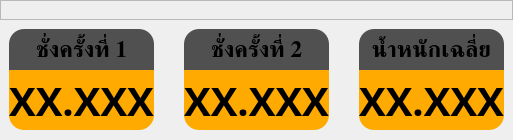
         <widget class="QWidget" name="weighing_page">
          <layout class="QVBoxLayout" name="verticalLayout_11">
           <property name="spacing">
            <number>0</number>
           </property>
           <property name="leftMargin">
            <number>0</number>
           </property>
           <property name="topMargin">
            <number>0</number>
           </property>
           <property name="rightMargin">
            <number>0</number>
           </property>
           <property name="bottomMargin">
            <number>0</number>
           </property>
           <item>
            <widget class="QFrame" name="frame">
             <property name="frameShape">
              <enum>QFrame::StyledPanel</enum>
             </property>
             <property name="frameShadow">
              <enum>QFrame::Raised</enum>
             </property>
             <layout class="QVBoxLayout" name="verticalLayout_37">
              <item>
               <widget class="QFrame" name="frame_10">
                <property name="styleSheet">
                 <string notr="true">QFrame {
	border: solid;
	border-width: 1px;
	border-color: rgb(100, 100, 100);
	border-radius: 15px;
	margin: 10px;
}

QLabel {
	color: rgb(60, 60, 60);
	border: none;
	margin: 0;
}</string>
                </property>
                <property name="frameShape">
                 <enum>QFrame::StyledPanel</enum>
                </property>
                <property name="frameShadow">
                 <enum>QFrame::Raised</enum>
                </property>
                <widget class="QLabel" name="Productname_Label">
                 <property name="geometry">
                  <rect>
                   <x>30</x>
                   <y>40</y>
                   <width>51</width>
                   <height>31</height>
                  </rect>
                 </property>
                 <property name="font">
                  <font>
                   <family>Kanit</family>
                   <pointsize>14</pointsize>
                  </font>
                 </property>
                 <property name="text">
                  <string>ชื่อยา</string>
                 </property>
                </widget>
                <widget class="QLabel" name="Productname">
                 <property name="geometry">
                  <rect>
                   <x>80</x>
                   <y>40</y>
                   <width>221</width>
                   <height>31</height>
                  </rect>
                 </property>
                 <property name="font">
                  <font>
                   <family>Kanit</family>
                   <pointsize>14</pointsize>
                  </font>
                 </property>
                 <property name="text">
                  <string>XXXXXXXXXX</string>
                 </property>
                </widget>
                <widget class="QLabel" name="Lot">
                 <property name="geometry">
                  <rect>
                   <x>110</x>
                   <y>70</y>
                   <width>131</width>
                   <height>31</height>
                  </rect>
                 </property>
                 <property name="font">
                  <font>
                   <family>Kanit</family>
                   <pointsize>14</pointsize>
                  </font>
                 </property>
                 <property name="text">
                  <string>XXXXXXX</string>
                 </property>
                </widget>
                <widget class="QLabel" name="Lot_Label">
                 <property name="geometry">
                  <rect>
                   <x>30</x>
                   <y>70</y>
                   <width>81</width>
                   <height>31</height>
                  </rect>
                 </property>
                 <property name="font">
                  <font>
                   <family>Kanit</family>
                   <pointsize>14</pointsize>
                  </font>
                 </property>
                 <property name="text">
                  <string>เลขที่ผลิต</string>
                 </property>
                </widget>
                <widget class="QLabel" name="BalanceID">
                 <property name="geometry">
                  <rect>
                   <x>180</x>
                   <y>100</y>
                   <width>141</width>
                   <height>31</height>
                  </rect>
                 </property>
                 <property name="font">
                  <font>
                   <family>Kanit</family>
                   <pointsize>14</pointsize>
                  </font>
                 </property>
                 <property name="text">
                  <string>XXXXXXX</string>
                 </property>
                </widget>
                <widget class="QLabel" name="Balance_Label">
                 <property name="geometry">
                  <rect>
                   <x>30</x>
                   <y>100</y>
                   <width>141</width>
                   <height>31</height>
                  </rect>
                 </property>
                 <property name="font">
                  <font>
                   <family>Kanit</family>
                   <pointsize>14</pointsize>
                  </font>
                 </property>
                 <property name="text">
                  <string>เครื่องชั่งหมายเลข</string>
                 </property>
                </widget>
                <widget class="QLabel" name="TabletID">
                 <property name="geometry">
                  <rect>
                   <x>120</x>
                   <y>130</y>
                   <width>61</width>
                   <height>31</height>
                  </rect>
                 </property>
                 <property name="font">
                  <font>
                   <family>Kanit</family>
                   <pointsize>14</pointsize>
                  </font>
                 </property>
                 <property name="text">
                  <string>XXX</string>
                 </property>
                </widget>
                <widget class="QLabel" name="TabletID_Label">
                 <property name="geometry">
                  <rect>
                   <x>30</x>
                   <y>130</y>
                   <width>91</width>
                   <height>31</height>
                  </rect>
                 </property>
                 <property name="font">
                  <font>
                   <family>Kanit</family>
                   <pointsize>14</pointsize>
                  </font>
                 </property>
                 <property name="text">
                  <string>เครื่องตอก</string>
                 </property>
                </widget>
                <widget class="QLabel" name="Weight10s">
                 <property name="geometry">
                  <rect>
                   <x>230</x>
                   <y>160</y>
                   <width>121</width>
                   <height>31</height>
                  </rect>
                 </property>
                 <property name="font">
                  <font>
                   <family>Kanit</family>
                   <pointsize>14</pointsize>
                  </font>
                 </property>
                 <property name="text">
                  <string>XX.XXX กรัม</string>
                 </property>
                 <property name="alignment">
                  <set>Qt::AlignLeading|Qt::AlignLeft|Qt::AlignVCenter</set>
                 </property>
                </widget>
                <widget class="QLabel" name="Weight10s_Label">
                 <property name="geometry">
                  <rect>
                   <x>30</x>
                   <y>160</y>
                   <width>191</width>
                   <height>31</height>
                  </rect>
                 </property>
                 <property name="font">
                  <font>
                   <family>Kanit</family>
                   <pointsize>14</pointsize>
                  </font>
                 </property>
                 <property name="text">
                  <string>น้ำหนักตามทฤษฎี 10 เม็ด</string>
                 </property>
                </widget>
                <widget class="QLabel" name="Weight10sPer_Label">
                 <property name="geometry">
                  <rect>
                   <x>30</x>
                   <y>190</y>
                   <width>241</width>
                   <height>31</height>
                  </rect>
                 </property>
                 <property name="font">
                  <font>
                   <family>Kanit</family>
                   <pointsize>14</pointsize>
                  </font>
                 </property>
                 <property name="text">
                  <string>% ช่วงน้ำหนักเบี่ยงเบนที่ยอมรับ</string>
                 </property>
                </widget>
                <widget class="QLabel" name="Weight10sPer">
                 <property name="geometry">
                  <rect>
                   <x>280</x>
                   <y>190</y>
                   <width>101</width>
                   <height>31</height>
                  </rect>
                 </property>
                 <property name="font">
                  <font>
                   <family>Kanit</family>
                   <pointsize>14</pointsize>
                  </font>
                 </property>
                 <property name="text">
                  <string>XX.XXX %</string>
                 </property>
                </widget>
                <widget class="QLabel" name="MeanWeightInhouse_Label">
                 <property name="geometry">
                  <rect>
                   <x>30</x>
                   <y>220</y>
                   <width>151</width>
                   <height>31</height>
                  </rect>
                 </property>
                 <property name="font">
                  <font>
                   <family>Kanit</family>
                   <pointsize>14</pointsize>
                  </font>
                 </property>
                 <property name="text">
                  <string>ช่วงน้ำหนัก 10 เม็ด</string>
                 </property>
                </widget>
                <widget class="QLabel" name="MeanWeightInhouse">
                 <property name="geometry">
                  <rect>
                   <x>180</x>
                   <y>220</y>
                   <width>211</width>
                   <height>31</height>
                  </rect>
                 </property>
                 <property name="font">
                  <font>
                   <family>Kanit</family>
                   <pointsize>14</pointsize>
                  </font>
                 </property>
                 <property name="text">
                  <string>XX.XXX - XX.XXX กรัม</string>
                 </property>
                </widget>
                <widget class="QLabel" name="MeanWeightREG">
                 <property name="geometry">
                  <rect>
                   <x>330</x>
                   <y>250</y>
                   <width>201</width>
                   <height>31</height>
                  </rect>
                 </property>
                 <property name="font">
                  <font>
                   <family>Kanit</family>
                   <pointsize>14</pointsize>
                  </font>
                 </property>
                 <property name="text">
                  <string>XX.XXX - XX.XXX กรัม</string>
                 </property>
                </widget>
                <widget class="QLabel" name="MeanWeightREG_Label">
                 <property name="geometry">
                  <rect>
                   <x>30</x>
                   <y>250</y>
                   <width>291</width>
                   <height>31</height>
                  </rect>
                 </property>
                 <property name="font">
                  <font>
                   <family>Kanit</family>
                   <pointsize>14</pointsize>
                  </font>
                 </property>
                 <property name="text">
                  <string>ช่วงน้ำหนักเบี่ยงเบนที่กฏหมายยอมรับ</string>
                 </property>
                </widget>
                <widget class="QLabel" name="Thickness_Label">
                 <property name="geometry">
                  <rect>
                   <x>30</x>
                   <y>280</y>
                   <width>191</width>
                   <height>31</height>
                  </rect>
                 </property>
                 <property name="font">
                  <font>
                   <family>Kanit</family>
                   <pointsize>14</pointsize>
                  </font>
                 </property>
                 <property name="text">
                  <string>ค่าความหนา(Thickness)</string>
                 </property>
                </widget>
                <widget class="QLabel" name="Thickness">
                 <property name="geometry">
                  <rect>
                   <x>230</x>
                   <y>280</y>
                   <width>261</width>
                   <height>31</height>
                  </rect>
                 </property>
                 <property name="font">
                  <font>
                   <family>Kanit</family>
                   <pointsize>14</pointsize>
                  </font>
                 </property>
                 <property name="text">
                  <string>XX.XX - XX.XX มิลลิเมตร(mm.)</string>
                 </property>
                </widget>
                <widget class="QLabel" name="Operator_Label">
                 <property name="geometry">
                  <rect>
                   <x>30</x>
                   <y>310</y>
                   <width>101</width>
                   <height>31</height>
                  </rect>
                 </property>
                 <property name="font">
                  <font>
                   <family>Kanit</family>
                   <pointsize>14</pointsize>
                  </font>
                 </property>
                 <property name="text">
                  <string>ผู้ปฏิบัติงาน</string>
                 </property>
                </widget>
                <widget class="QLabel" name="Operator">
                 <property name="geometry">
                  <rect>
                   <x>130</x>
                   <y>310</y>
                   <width>141</width>
                   <height>31</height>
                  </rect>
                 </property>
                 <property name="font">
                  <font>
                   <family>Kanit</family>
                   <pointsize>14</pointsize>
                  </font>
                 </property>
                 <property name="text">
                  <string>XXXXXXXXXX</string>
                 </property>
                </widget>
               </widget>
              </item>
             </layout>
            </widget>
           </item>
           <item>
            <widget class="QGroupBox" name="weight_group">
             <property name="minimumSize">
              <size>
               <width>0</width>
               <height>120</height>
              </size>
             </property>
             <property name="maximumSize">
              <size>
               <width>16777215</width>
               <height>120</height>
              </size>
             </property>
             <property name="styleSheet">
              <string notr="true">QGroupBox {
	border: none;
}

#weight_1, #weight_2, #average {
	background-color: rgb(255, 170, 0);
	border-bottom-left-radius: 15px;
	border-bottom-right-radius: 15px;
}

#weight_label_1, #weight_label_2, #average_label {
	background-color: rgb(80, 80, 80);
	border-top-left-radius: 15px;
	border-top-right-radius: 15px;
}</string>
             </property>
             <property name="alignment">
              <set>Qt::AlignBottom|Qt::AlignHCenter</set>
             </property>
             <layout class="QHBoxLayout" name="horizontalLayout_12">
              <property name="spacing">
               <number>30</number>
              </property>
              <property name="bottomMargin">
               <number>10</number>
              </property>
              <item>
               <widget class="QFrame" name="weight_data_1">
                <property name="layoutDirection">
                 <enum>Qt::LeftToRight</enum>
                </property>
                <property name="styleSheet">
                 <string notr="true"/>
                </property>
                <layout class="QVBoxLayout" name="verticalLayout_8">
                 <property name="spacing">
                  <number>0</number>
                 </property>
                 <property name="leftMargin">
                  <number>0</number>
                 </property>
                 <property name="topMargin">
                  <number>0</number>
                 </property>
                 <property name="rightMargin">
                  <number>0</number>
                 </property>
                 <property name="bottomMargin">
                  <number>0</number>
                 </property>
                 <item>
                  <widget class="QLabel" name="weight_label_1">
                   <property name="font">
                    <font>
                     <family>Kanit</family>
                     <pointsize>17</pointsize>
                     <bold>true</bold>
                    </font>
                   </property>
                   <property name="layoutDirection">
                    <enum>Qt::LeftToRight</enum>
                   </property>
                   <property name="autoFillBackground">
                    <bool>false</bool>
                   </property>
                   <property name="styleSheet">
                    <string notr="true"/>
                   </property>
                   <property name="text">
                    <string>ชั่งครั้งที่ 1</string>
                   </property>
                   <property name="alignment">
                    <set>Qt::AlignCenter</set>
                   </property>
                  </widget>
                 </item>
                 <item>
                  <widget class="QLabel" name="weight_1">
                   <property name="minimumSize">
                    <size>
                     <width>0</width>
                     <height>60</height>
                    </size>
                   </property>
                   <property name="maximumSize">
                    <size>
                     <width>16777215</width>
                     <height>60</height>
                    </size>
                   </property>
                   <property name="font">
                    <font>
                     <family>Kanit</family>
                     <pointsize>30</pointsize>
                     <bold>true</bold>
                    </font>
                   </property>
                   <property name="styleSheet">
                    <string notr="true"/>
                   </property>
                   <property name="text">
                    <string>XX.XXX</string>
                   </property>
                   <property name="alignment">
                    <set>Qt::AlignCenter</set>
                   </property>
                  </widget>
                 </item>
                </layout>
               </widget>
              </item>
              <item>
               <widget class="QFrame" name="weight_data_2">
                <property name="layoutDirection">
                 <enum>Qt::LeftToRight</enum>
                </property>
                <property name="styleSheet">
                 <string notr="true"/>
                </property>
                <layout class="QVBoxLayout" name="verticalLayout_9">
                 <property name="spacing">
                  <number>0</number>
                 </property>
                 <property name="leftMargin">
                  <number>0</number>
                 </property>
                 <property name="topMargin">
                  <number>0</number>
                 </property>
                 <property name="rightMargin">
                  <number>0</number>
                 </property>
                 <property name="bottomMargin">
                  <number>0</number>
                 </property>
                 <item>
                  <widget class="QLabel" name="weight_label_2">
                   <property name="font">
                    <font>
                     <family>Kanit</family>
                     <pointsize>17</pointsize>
                     <bold>true</bold>
                    </font>
                   </property>
                   <property name="layoutDirection">
                    <enum>Qt::LeftToRight</enum>
                   </property>
                   <property name="autoFillBackground">
                    <bool>false</bool>
                   </property>
                   <property name="styleSheet">
                    <string notr="true"/>
                   </property>
                   <property name="text">
                    <string>ชั่งครั้งที่ 2</string>
                   </property>
                   <property name="alignment">
                    <set>Qt::AlignCenter</set>
                   </property>
                  </widget>
                 </item>
                 <item>
                  <widget class="QLabel" name="weight_2">
                   <property name="minimumSize">
                    <size>
                     <width>0</width>
                     <height>60</height>
                    </size>
                   </property>
                   <property name="maximumSize">
                    <size>
                     <width>16777215</width>
                     <height>60</height>
                    </size>
                   </property>
                   <property name="font">
                    <font>
                     <family>Kanit</family>
                     <pointsize>30</pointsize>
                     <bold>true</bold>
                    </font>
                   </property>
                   <property name="styleSheet">
                    <string notr="true"/>
                   </property>
                   <property name="text">
                    <string>XX.XXX</string>
                   </property>
                   <property name="alignment">
                    <set>Qt::AlignCenter</set>
                   </property>
                  </widget>
                 </item>
                </layout>
               </widget>
              </item>
              <item>
               <widget class="QFrame" name="weight_data_3">
                <property name="layoutDirection">
                 <enum>Qt::LeftToRight</enum>
                </property>
                <property name="styleSheet">
                 <string notr="true"/>
                </property>
                <layout class="QVBoxLayout" name="verticalLayout_10">
                 <property name="spacing">
                  <number>0</number>
                 </property>
                 <property name="leftMargin">
                  <number>0</number>
                 </property>
                 <property name="topMargin">
                  <number>0</number>
                 </property>
                 <property name="rightMargin">
                  <number>0</number>
                 </property>
                 <property name="bottomMargin">
                  <number>0</number>
                 </property>
                 <item>
                  <widget class="QLabel" name="average_label">
                   <property name="font">
                    <font>
                     <family>Kanit</family>
                     <pointsize>17</pointsize>
                     <bold>true</bold>
                    </font>
                   </property>
                   <property name="layoutDirection">
                    <enum>Qt::LeftToRight</enum>
                   </property>
                   <property name="autoFillBackground">
                    <bool>false</bool>
                   </property>
                   <property name="styleSheet">
                    <string notr="true"/>
                   </property>
                   <property name="text">
                    <string>น้ำหนักเฉลี่ย</string>
                   </property>
                   <property name="alignment">
                    <set>Qt::AlignCenter</set>
                   </property>
                  </widget>
                 </item>
                 <item>
                  <widget class="QLabel" name="average">
                   <property name="minimumSize">
                    <size>
                     <width>0</width>
                     <height>60</height>
                    </size>
                   </property>
                   <property name="maximumSize">
                    <size>
                     <width>16777215</width>
                     <height>60</height>
                    </size>
                   </property>
                   <property name="font">
                    <font>
                     <family>Kanit</family>
                     <pointsize>30</pointsize>
                     <bold>true</bold>
                    </font>
                   </property>
                   <property name="styleSheet">
                    <string notr="true"/>
                   </property>
                   <property name="text">
                    <string>XX.XXX</string>
                   </property>
                   <property name="alignment">
                    <set>Qt::AlignCenter</set>
                   </property>
                  </widget>
                 </item>
                </layout>
               </widget>
              </item>
             </layout>
            </widget>
           </item>
          </layout>
         </widget>
